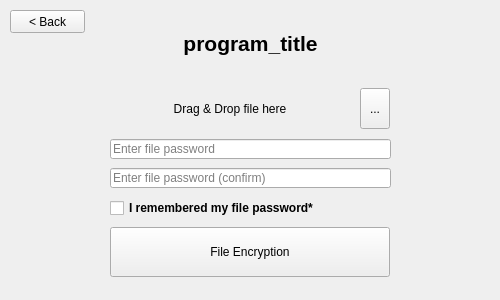
<?xml version="1.0" encoding="UTF-8"?>
<ui version="4.0">
 <class>FileEncWindow</class>
 <widget class="QMainWindow" name="FileEncWindow">
  <property name="geometry">
   <rect>
    <x>0</x>
    <y>0</y>
    <width>500</width>
    <height>300</height>
   </rect>
  </property>
  <property name="acceptDrops">
   <bool>false</bool>
  </property>
  <property name="windowTitle">
   <string>program_title</string>
  </property>
  <property name="windowIcon">
   <iconset>
    <normaloff>icon/icon.png</normaloff>icon/icon.png</iconset>
  </property>
  <widget class="QWidget" name="centralwidget">
   <widget class="QLabel" name="title_label">
    <property name="geometry">
     <rect>
      <x>10</x>
      <y>18</y>
      <width>481</width>
      <height>51</height>
     </rect>
    </property>
    <property name="font">
     <font>
      <pointsize>16</pointsize>
      <weight>75</weight>
      <bold>true</bold>
      <kerning>true</kerning>
     </font>
    </property>
    <property name="cursor">
     <cursorShape>ArrowCursor</cursorShape>
    </property>
    <property name="mouseTracking">
     <bool>false</bool>
    </property>
    <property name="text">
     <string>program_title</string>
    </property>
    <property name="textFormat">
     <enum>Qt::AutoText</enum>
    </property>
    <property name="alignment">
     <set>Qt::AlignCenter</set>
    </property>
    <property name="margin">
     <number>10</number>
    </property>
   </widget>
   <widget class="QPushButton" name="file_enc_btn">
    <property name="geometry">
     <rect>
      <x>110</x>
      <y>227</y>
      <width>280</width>
      <height>50</height>
     </rect>
    </property>
    <property name="cursor">
     <cursorShape>PointingHandCursor</cursorShape>
    </property>
    <property name="text">
     <string>File Encryption</string>
    </property>
   </widget>
   <widget class="QLabel" name="file_select_label">
    <property name="geometry">
     <rect>
      <x>110</x>
      <y>88</y>
      <width>240</width>
      <height>41</height>
     </rect>
    </property>
    <property name="sizePolicy">
     <sizepolicy hsizetype="Fixed" vsizetype="Fixed">
      <horstretch>0</horstretch>
      <verstretch>0</verstretch>
     </sizepolicy>
    </property>
    <property name="cursor">
     <cursorShape>ArrowCursor</cursorShape>
    </property>
    <property name="mouseTracking">
     <bool>true</bool>
    </property>
    <property name="tabletTracking">
     <bool>true</bool>
    </property>
    <property name="acceptDrops">
     <bool>false</bool>
    </property>
    <property name="toolTip">
     <string>Drag or drop file here.</string>
    </property>
    <property name="autoFillBackground">
     <bool>false</bool>
    </property>
    <property name="text">
     <string>Drag &amp; Drop file here</string>
    </property>
    <property name="textFormat">
     <enum>Qt::PlainText</enum>
    </property>
    <property name="alignment">
     <set>Qt::AlignCenter</set>
    </property>
   </widget>
   <widget class="QToolButton" name="file_select_btn">
    <property name="geometry">
     <rect>
      <x>360</x>
      <y>88</y>
      <width>30</width>
      <height>41</height>
     </rect>
    </property>
    <property name="cursor">
     <cursorShape>PointingHandCursor</cursorShape>
    </property>
    <property name="toolTip">
     <string>Select file</string>
    </property>
    <property name="text">
     <string>...</string>
    </property>
    <property name="popupMode">
     <enum>QToolButton::DelayedPopup</enum>
    </property>
   </widget>
   <widget class="QLineEdit" name="pw_entry">
    <property name="geometry">
     <rect>
      <x>110</x>
      <y>139</y>
      <width>281</width>
      <height>20</height>
     </rect>
    </property>
    <property name="font">
     <font>
      <kerning>true</kerning>
     </font>
    </property>
    <property name="mouseTracking">
     <bool>false</bool>
    </property>
    <property name="acceptDrops">
     <bool>false</bool>
    </property>
    <property name="toolTip">
     <string>Enter the password you want to set for the file.</string>
    </property>
    <property name="text">
     <string notr="true"/>
    </property>
    <property name="maxLength">
     <number>32767</number>
    </property>
    <property name="frame">
     <bool>true</bool>
    </property>
    <property name="echoMode">
     <enum>QLineEdit::Normal</enum>
    </property>
    <property name="dragEnabled">
     <bool>false</bool>
    </property>
    <property name="readOnly">
     <bool>false</bool>
    </property>
    <property name="placeholderText">
     <string>Enter file password</string>
    </property>
    <property name="cursorMoveStyle">
     <enum>Qt::LogicalMoveStyle</enum>
    </property>
    <property name="clearButtonEnabled">
     <bool>true</bool>
    </property>
   </widget>
   <widget class="QLineEdit" name="pw_cf_entry">
    <property name="geometry">
     <rect>
      <x>110</x>
      <y>168</y>
      <width>281</width>
      <height>20</height>
     </rect>
    </property>
    <property name="toolTip">
     <string>Please re-enter the password you want to use for the file.</string>
    </property>
    <property name="statusTip">
     <string/>
    </property>
    <property name="text">
     <string notr="true"/>
    </property>
    <property name="maxLength">
     <number>32767</number>
    </property>
    <property name="frame">
     <bool>true</bool>
    </property>
    <property name="echoMode">
     <enum>QLineEdit::Normal</enum>
    </property>
    <property name="dragEnabled">
     <bool>false</bool>
    </property>
    <property name="placeholderText">
     <string>Enter file password (confirm)</string>
    </property>
    <property name="cursorMoveStyle">
     <enum>Qt::LogicalMoveStyle</enum>
    </property>
    <property name="clearButtonEnabled">
     <bool>true</bool>
    </property>
   </widget>
   <widget class="QProgressBar" name="progress_bar">
    <property name="enabled">
     <bool>true</bool>
    </property>
    <property name="geometry">
     <rect>
      <x>111</x>
      <y>240</y>
      <width>278</width>
      <height>31</height>
     </rect>
    </property>
    <property name="sizePolicy">
     <sizepolicy hsizetype="Fixed" vsizetype="Fixed">
      <horstretch>0</horstretch>
      <verstretch>0</verstretch>
     </sizepolicy>
    </property>
    <property name="autoFillBackground">
     <bool>false</bool>
    </property>
    <property name="value">
     <number>0</number>
    </property>
    <property name="textVisible">
     <bool>false</bool>
    </property>
    <property name="orientation">
     <enum>Qt::Horizontal</enum>
    </property>
    <property name="invertedAppearance">
     <bool>false</bool>
    </property>
    <property name="textDirection">
     <enum>QProgressBar::TopToBottom</enum>
    </property>
    <property name="format">
     <string/>
    </property>
   </widget>
   <widget class="QCheckBox" name="check_box">
    <property name="geometry">
     <rect>
      <x>110</x>
      <y>200</y>
      <width>280</width>
      <height>16</height>
     </rect>
    </property>
    <property name="font">
     <font>
      <pointsize>9</pointsize>
      <weight>75</weight>
      <bold>true</bold>
      <stylestrategy>PreferDefault</stylestrategy>
      <kerning>true</kerning>
     </font>
    </property>
    <property name="toolTip">
     <string>If you forget your password, you won't be able to recover your files</string>
    </property>
    <property name="text">
     <string>I remembered my file password*          </string>
    </property>
   </widget>
   <widget class="QPushButton" name="back_btn">
    <property name="geometry">
     <rect>
      <x>10</x>
      <y>10</y>
      <width>75</width>
      <height>23</height>
     </rect>
    </property>
    <property name="toolTip">
     <string>return to menu</string>
    </property>
    <property name="text">
     <string>&lt; Back</string>
    </property>
   </widget>
   <zorder>progress_bar</zorder>
   <zorder>title_label</zorder>
   <zorder>file_enc_btn</zorder>
   <zorder>file_select_label</zorder>
   <zorder>file_select_btn</zorder>
   <zorder>pw_entry</zorder>
   <zorder>pw_cf_entry</zorder>
   <zorder>check_box</zorder>
   <zorder>back_btn</zorder>
  </widget>
 </widget>
 <resources/>
 <connections/>
</ui>
